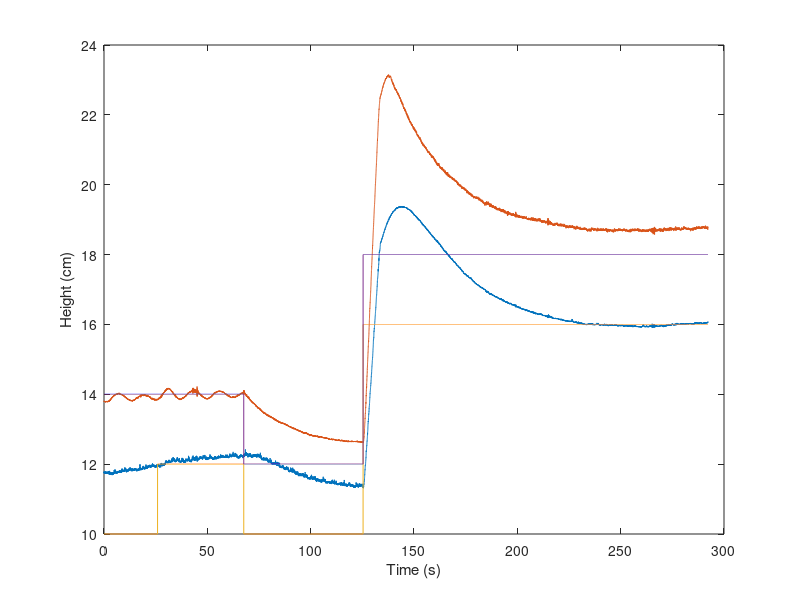
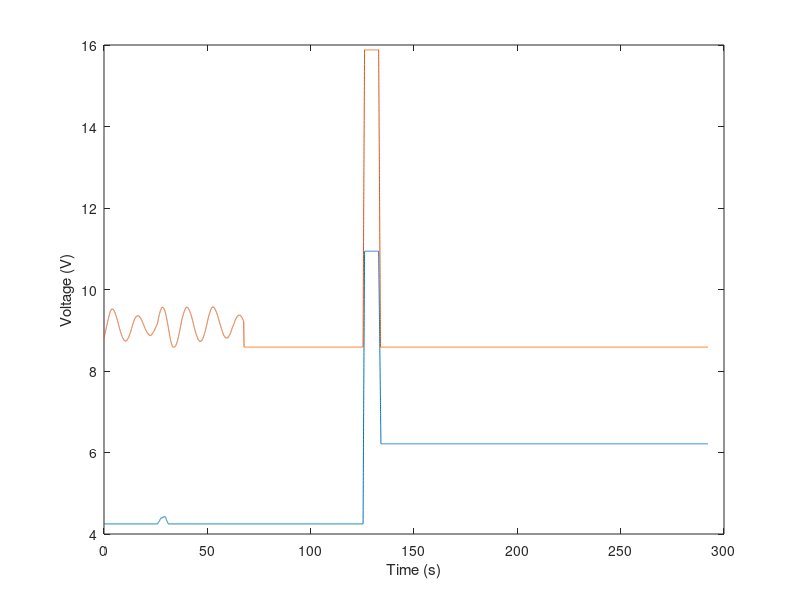

Reproduce these figures in MATLAB, in order.
%% Michael Ralea
% Data capture plotting

Array = csvread('122.csv');
Time_s = Array(:, 1) * 0.001;
Tank_1_Height = Array(:, 2);
Tank_2_Height = Array(:, 3);
Tank_1_Setpoint = Array(:, 6);
Tank_2_Setpoint = Array(:, 7);
figure(1)
plot(Time_s, Tank_1_Height, Time_s, Tank_2_Height, Time_s, Tank_1_Setpoint, Time_s, Tank_2_Setpoint)
xlabel("Time (s)");
ylabel("Height (cm)");

figure(2)
Motor_1_Input = Array(:, 4);
Motor_2_Input = Array(:, 5);
plot(Time_s, Motor_1_Input, Time_s, Motor_2_Input)
xlabel("Time (s)");
ylabel("Voltage (V)");
